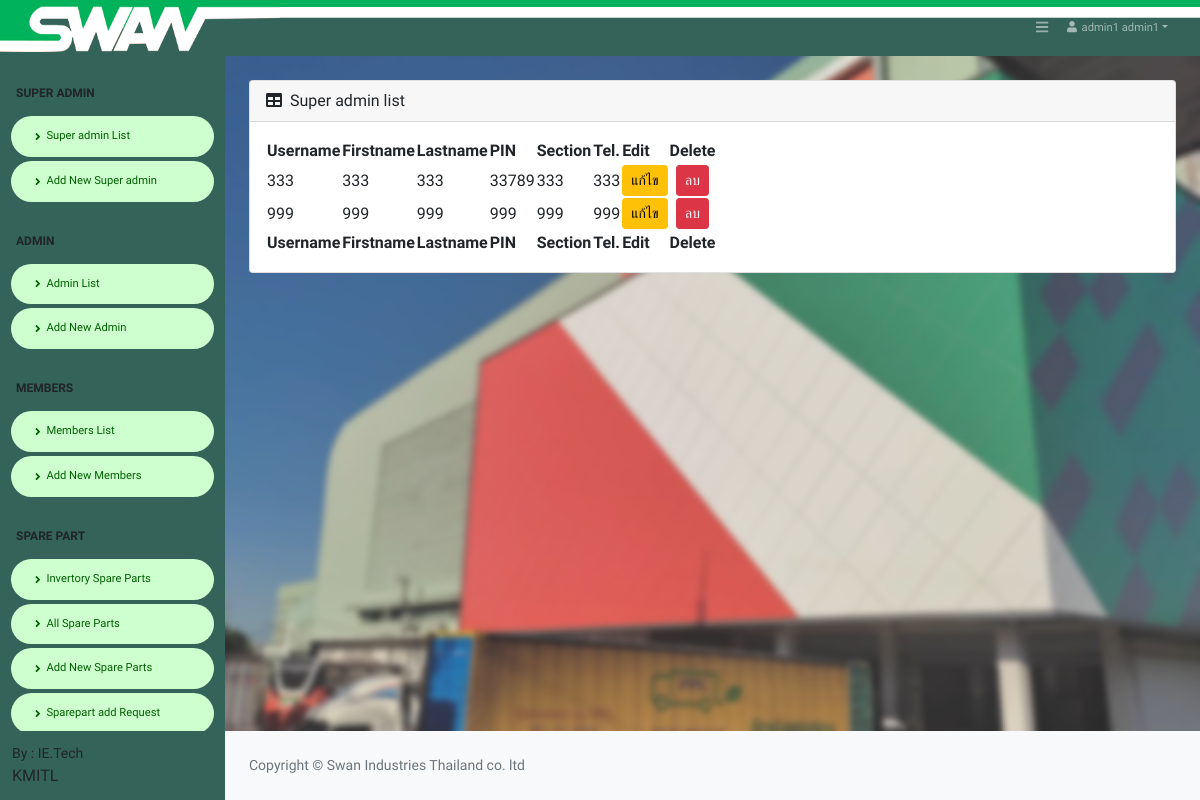
/Super_member_table.php (signed in), run on the app's committed database.
### tables this page shows
CREATE TABLE `tbl_member` (
  `member_ID` int(11) NOT NULL,
  `member_username` varchar(20) NOT NULL,
  `member_pass` varchar(20) NOT NULL,
  `member_nameF` varchar(100) NOT NULL,
  `member_nameL` varchar(100) NOT NULL,
  `member_PIN` varchar(100) NOT NULL,
  `member_department` varchar(100) NOT NULL,
  `member_Tel` varchar(100) NOT NULL,
  `member_Role` varchar(100) NOT NULL,
  `member_Key_Line` varchar(100) NOT NULL,
  `member_Alert_count` int(11) NOT NULL,
  `member_Alert_count2` int(11) NOT NULL,
  `datesave` timestamp NOT NULL DEFAULT current_timestamp()
);

### Super_member_table.php (the view, shortened to what this page needs)
<!DOCTYPE html>
<html lang="en">
    <?php include('h_admin.php'); ?>
    <body class="sb-nav-fixed">
    <?php include('condb.php');
  ?>
  <?php include('nav_Super.php');?>
  <?php
  $query = "SELECT * FROM tbl_member WHERE member_Role LIKE 'Member' ORDER BY member_ID ASC" or die("Error:" . mysqli_error());
  $result = mysqli_query($con, $query);
  $row_am = mysqli_fetch_assoc($result);
?>
    <div id="layoutSidenav_content">
                <main>
                    <br>
                    <div class="container-fluid px-4">
                        <div class="card mb-4">
                            <div class="card-header">
                                <i class="fas fa-table me-1"></i>
                                Super admin list
                            </div>
                            <div class="card-body">
                                <table id="datatablesSimple">
                                    <thead>
                                        <tr>
                                            <th>Username</th>
                                            <th>Firstname</th>
                                            <th>Lastname</th>
                                            <th>PIN</th>
                                            <th>Section</th>
                                            <th>Tel.</th>
                                            <th>Edit</th>
                                            <th>Delete</th>
                                        </tr>
                                    </thead>
                                    <tfoot>
                                        <tr>
                                            <th>Username</th>
                                            <th>Firstname</th>
                                            <th>Lastname</th>
                                            <th>PIN</th>
                                            <th>Section</th>
                                            <th>Tel.</th>
                                            <th>Edit</th>
                                            <th>Delete</th>
                                        </tr>
                                    </tfoot>
                                    <tbody>
                                    <?php do { ?>
                                    <tr>
                                            <td><?php echo $row_am['member_username']; ?></td>
                                            <td ><?php echo $row_am['member_nameF']; ?></td>
                                            <td ><?php echo $row_am['member_nameL']; ?></td>
                                            <td ><?php echo $row_am['member_PIN']; ?></td>
                                            <td ><?php echo $row_am['member_department']; ?></td>
                                            <td ><?php echo $row_am['member_Tel']; ?></td>
                                            <td><center><a href="Super_edit_all.php?act=edit&ID=<?php echo $row_am['member_ID']; ?>" class="btn btn-warning btn-sm"> แก้ไข </a></center> </td>
                                            <td><center><a href="Super_del_member_db.php?ID=<?php echo $row_am['member_ID']; ?>" class='btn btn-danger btn-sm'  onclick="return confirm('ยันยันการลบ')">ลบ</a></center> </td>
                                    </tr>
                                    <?php } while ($row_am =  mysqli_fetch_assoc($result)); ?>
                                    </tbody>
                                </table>
                            </div>
                        </div>
                    </div>
                </main>
              <?php include('footer.php');?>
            </div>
        </div>
    </body>
</html>

### css/color.css (style rules this page uses)
body { font-family: 'Varela Round', sans-serif; }

### data on the page
tbl_member: member_username "333", member_nameF "333", member_nameL "333", member_PIN "33789", member_department "333", member_Tel "333"
tbl_member: member_username "999", member_nameF "999", member_nameL "999", member_PIN "999", member_department "999", member_Tel "999"

### other printed values
$member_nameF "admin1"
$member_nameL "admin1"
